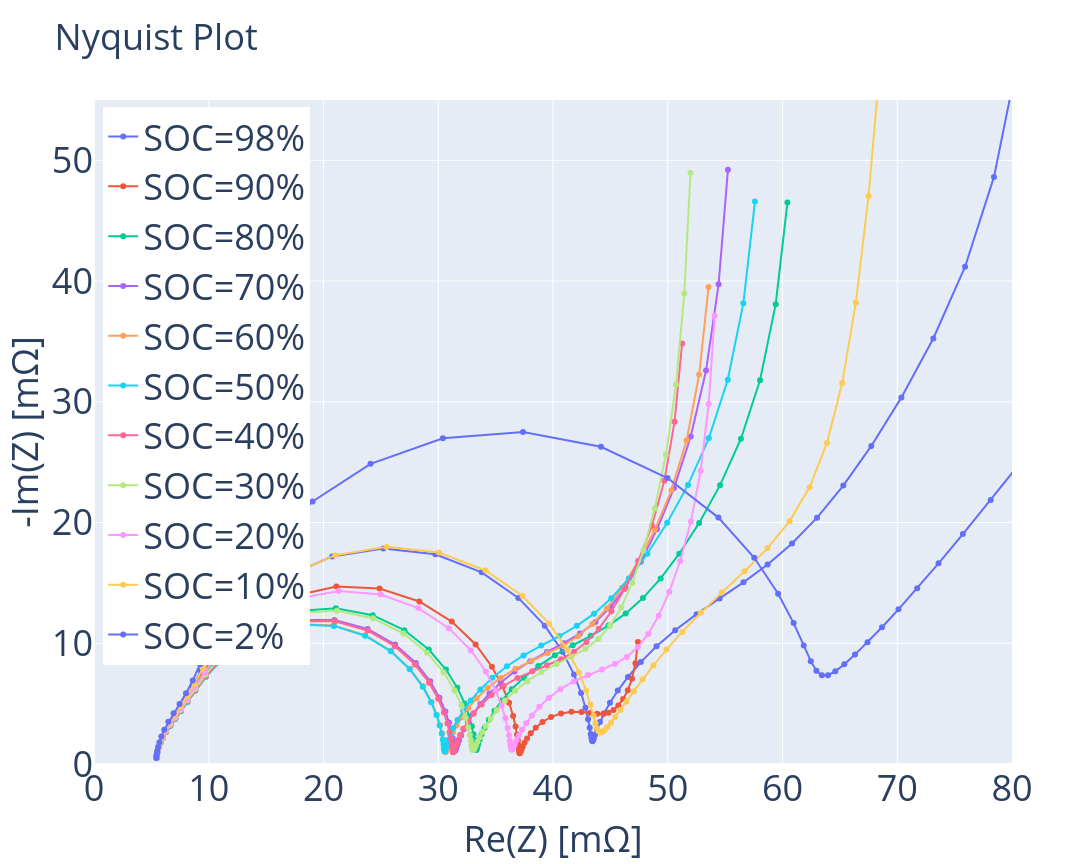

Notebook code for this chart:
### Code cell
plot_nyquist(list(results.values()))
